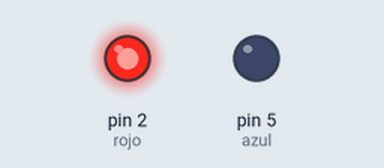
The sketch below on a simulated Arduino Uno, built with avr-gcc and run on an emulated ATmega328P. Shown: output pins drawn as LEDs (lit = HIGH).

Above: at 0.5 s.
At 3.5 s:
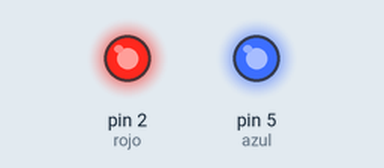
At 5.5 s:
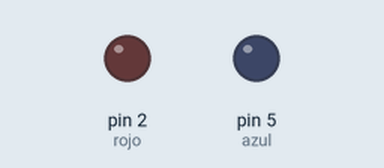
At 9.5 s:
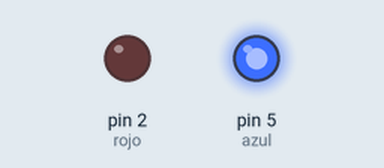
Timing chart, 0 to 10.4 s (numbered marks = the images above):
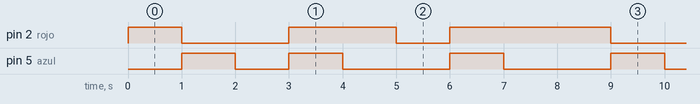

The sketch:

guia_de_ejercicios_25.ino
```cpp
//Ejercicio 5

int rojo = 2;
int azul = 5;

int secuencia1[] = {1, 0, 0, 1, 1, 0, 1, 1};
int secuencia2[] = {0, 1, 0, 1, 0, 0, 1, 0};
int num_elementos = sizeof(secuencia1) / sizeof(secuencia1[0]);
int pos = 0;

void setup() {
  pinMode(rojo, OUTPUT);

  pinMode(azul, OUTPUT);
}

void loop() {

  int estado1 = secuencia1[pos];
  int estado2 = secuencia2[pos];

  digitalWrite(rojo, estado1);
  digitalWrite(azul, estado2);

  delay(1000);

  pos++;

  if (pos >= num_elementos) {
    pos = 0;
  }
}
```

Measured:
- by itself, pin 2 (rojo): repeats every 8.0 s: LOW 2.0 s, HIGH 2.0 s, LOW 1.0 s, HIGH 3.0 s
- by itself, pin 5 (azul): repeats every 8.0 s: LOW 1.0 s, 2 × (HIGH 1.0 s, LOW 2.0 s), HIGH 1.0 s
- by itself, everything shown: repeats every 8.0 s, in 7 steps
